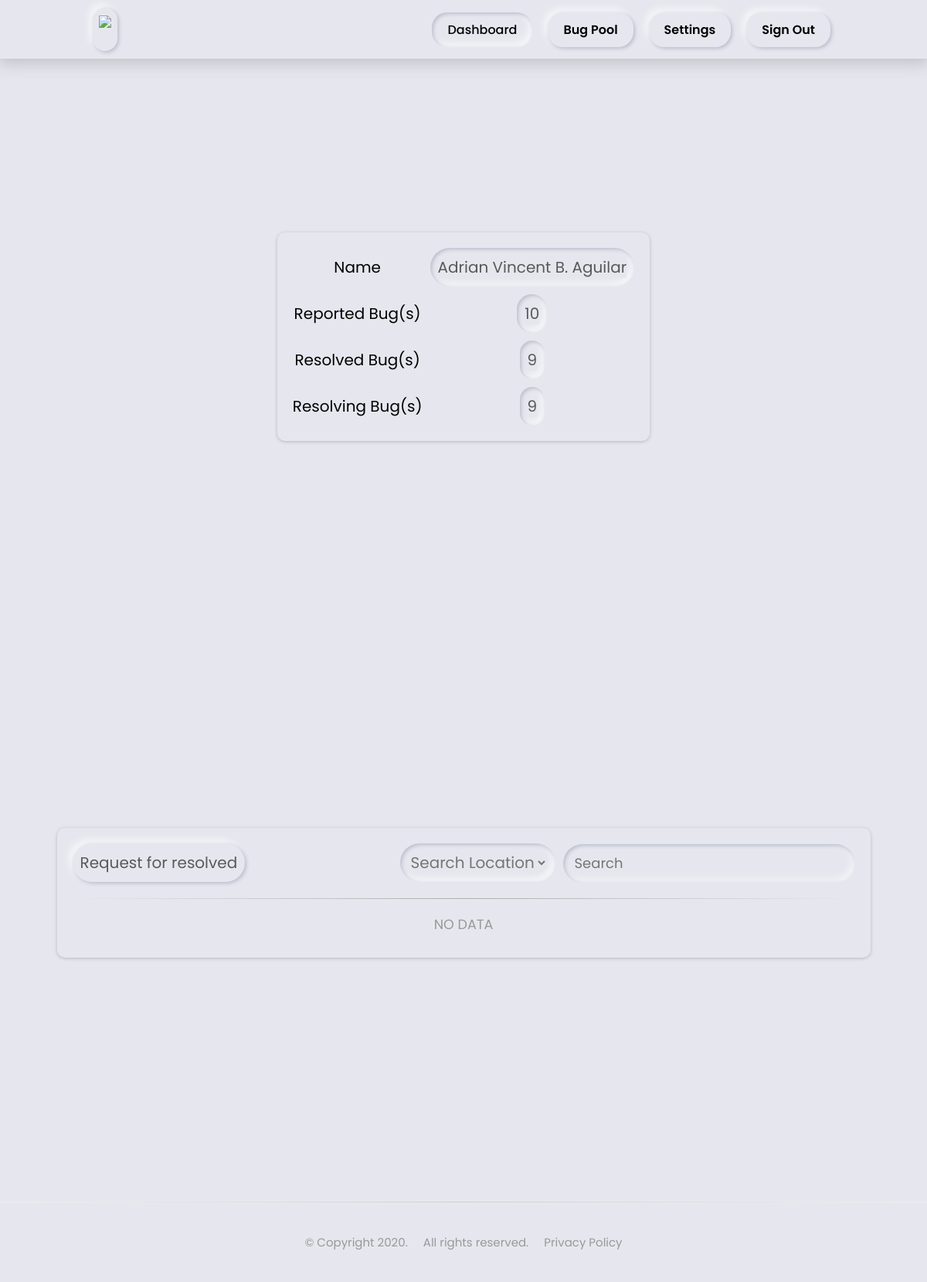
/index.php (signed in), run on the app's committed database.
### tables this page shows
CREATE TABLE `users` (
  `id` int(11) NOT NULL,
  `username` varchar(64) NOT NULL,
  `password` varchar(64) NOT NULL,
  `privilege` int(11) NOT NULL,
  `firstname` varchar(64) NOT NULL,
  `middlename` varchar(64) NOT NULL,
  `lastname` varchar(64) NOT NULL,
  `repbug` int(11) NOT NULL,
  `resbug` int(11) NOT NULL,
  `rspdngbug` int(11) NOT NULL
);

### include/getReqResolved.php (the view, shortened to what this page needs)
<?php
    $result = mysqli_query($con, "SELECT * FROM users WHERE username='".$_SESSION['username']."'");
    $row = mysqli_fetch_assoc($result);
    $name = "<div class='neuL'><span>".$row['firstname']." ".$row['middlename'][0].". ".$row['lastname']."</span></div>";
    $repbug = "<div class='neuL'><span>".$row['repbug']."</span></div>";
    $resbug = "<div class='neuL'><span>".$row['resbug']."</span></div>";
    $inprogbug = "<div class='neuL'><span>".$row['rspdngbug']."</span></div>";
    $request = "<span class=\"NO_DATA\">NO DATA</span>";
?>

### css/styles.css (style rules this page uses)
* { margin:0; padding: 0; box-sizing: border-box; font-family: 'Poppins', sans-serif; background-color: #e6e7ee; word-break: break-word; }
.neuL { display: inline-block; color: #595959; padding: 10px; border-radius: 25px; box-shadow: inset 2px 2px 5px #babecc, inset -5px -5px 10px #ffffff99; overflow-wrap: break-word; word-wrap: break-word; hyphens: auto; }

### data on the page
users: firstname "Adrian Vincent", middlename "B", lastname "Aguilar", repbug "10", resbug "9", rspdngbug "9"
